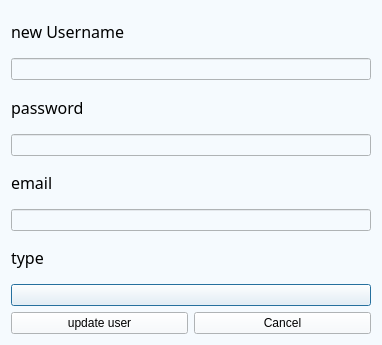
<?xml version="1.0" encoding="UTF-8"?>
<ui version="4.0">
 <class>Dialog_UpdateUser</class>
 <widget class="QDialog" name="Dialog_UpdateUser">
  <property name="geometry">
   <rect>
    <x>0</x>
    <y>0</y>
    <width>382</width>
    <height>345</height>
   </rect>
  </property>
  <property name="windowTitle">
   <string>Dialog</string>
  </property>
  <property name="styleSheet">
   <string notr="true">background-color: rgb(245, 250, 254);</string>
  </property>
  <layout class="QGridLayout" name="gridLayout">
   <item row="0" column="0">
    <layout class="QVBoxLayout" name="verticalLayout">
     <item>
      <widget class="QLabel" name="label_newName">
       <property name="font">
        <font>
         <family>PT Root UI Bold</family>
         <pointsize>12</pointsize>
        </font>
       </property>
       <property name="text">
        <string>new Username</string>
       </property>
      </widget>
     </item>
     <item>
      <widget class="LineEdit" name="LineEdit_newName">
       <property name="styleSheet">
        <string notr="true">LineEdit, TextEdit, PlainTextEdit {
    color: black;
    background-color: rgba(255, 255, 255, 0.7);
    border: 1px solid rgba(0, 0, 0, 13);
    border-bottom: 1px solid rgba(0, 0, 0, 100);
    border-radius: 5px;
    /* font: 14px &quot;Segoe UI&quot;, &quot;Microsoft YaHei&quot;; */
    padding: 0px 10px;
    selection-background-color: #00a7b3;
}

TextEdit,
PlainTextEdit {
    padding: 2px 3px 2px 8px;
}

LineEdit:hover, TextEdit:hover, PlainTextEdit:hover {
    background-color: rgba(249, 249, 249, 0.5);
    border: 1px solid rgba(0, 0, 0, 13);
    border-bottom: 1px solid rgba(0, 0, 0, 100);
}

LineEdit:focus {
    border-bottom: 1px solid rgba(0, 0, 0, 13);
    background-color: white;
}

TextEdit:focus,
PlainTextEdit:focus {
    border-bottom: 1px solid #009faa;
    background-color: white;
}

LineEdit:disabled, TextEdit:disabled,
PlainTextEdit:disabled {
    color: rgba(0, 0, 0, 150);
    background-color: rgba(249, 249, 249, 0.3);
    border: 1px solid rgba(0, 0, 0, 13);
    border-bottom: 1px solid rgba(0, 0, 0, 13);
}

#lineEditButton {
    border-radius: 4px;
    margin: 0;
}

#lineEditButton:hover {
    background-color: rgba(0, 0, 0, 9);
}

#lineEditButton:pressed {
    background-color: rgba(0, 0, 0, 6);
}
</string>
       </property>
      </widget>
     </item>
     <item>
      <widget class="QLabel" name="label_password">
       <property name="font">
        <font>
         <family>PT Root UI Bold</family>
         <pointsize>12</pointsize>
        </font>
       </property>
       <property name="text">
        <string>password</string>
       </property>
      </widget>
     </item>
     <item>
      <widget class="LineEdit" name="LineEdit_password">
       <property name="styleSheet">
        <string notr="true">LineEdit, TextEdit, PlainTextEdit {
    color: black;
    background-color: rgba(255, 255, 255, 0.7);
    border: 1px solid rgba(0, 0, 0, 13);
    border-bottom: 1px solid rgba(0, 0, 0, 100);
    border-radius: 5px;
    /* font: 14px &quot;Segoe UI&quot;, &quot;Microsoft YaHei&quot;; */
    padding: 0px 10px;
    selection-background-color: #00a7b3;
}

TextEdit,
PlainTextEdit {
    padding: 2px 3px 2px 8px;
}

LineEdit:hover, TextEdit:hover, PlainTextEdit:hover {
    background-color: rgba(249, 249, 249, 0.5);
    border: 1px solid rgba(0, 0, 0, 13);
    border-bottom: 1px solid rgba(0, 0, 0, 100);
}

LineEdit:focus {
    border-bottom: 1px solid rgba(0, 0, 0, 13);
    background-color: white;
}

TextEdit:focus,
PlainTextEdit:focus {
    border-bottom: 1px solid #009faa;
    background-color: white;
}

LineEdit:disabled, TextEdit:disabled,
PlainTextEdit:disabled {
    color: rgba(0, 0, 0, 150);
    background-color: rgba(249, 249, 249, 0.3);
    border: 1px solid rgba(0, 0, 0, 13);
    border-bottom: 1px solid rgba(0, 0, 0, 13);
}

#lineEditButton {
    border-radius: 4px;
    margin: 0;
}

#lineEditButton:hover {
    background-color: rgba(0, 0, 0, 9);
}

#lineEditButton:pressed {
    background-color: rgba(0, 0, 0, 6);
}
</string>
       </property>
      </widget>
     </item>
     <item>
      <widget class="QLabel" name="label_email">
       <property name="font">
        <font>
         <family>PT Root UI Bold</family>
         <pointsize>12</pointsize>
        </font>
       </property>
       <property name="text">
        <string>email</string>
       </property>
      </widget>
     </item>
     <item>
      <widget class="LineEdit" name="LineEdit_email">
       <property name="styleSheet">
        <string notr="true">LineEdit, TextEdit, PlainTextEdit {
    color: black;
    background-color: rgba(255, 255, 255, 0.7);
    border: 1px solid rgba(0, 0, 0, 13);
    border-bottom: 1px solid rgba(0, 0, 0, 100);
    border-radius: 5px;
    /* font: 14px &quot;Segoe UI&quot;, &quot;Microsoft YaHei&quot;; */
    padding: 0px 10px;
    selection-background-color: #00a7b3;
}

TextEdit,
PlainTextEdit {
    padding: 2px 3px 2px 8px;
}

LineEdit:hover, TextEdit:hover, PlainTextEdit:hover {
    background-color: rgba(249, 249, 249, 0.5);
    border: 1px solid rgba(0, 0, 0, 13);
    border-bottom: 1px solid rgba(0, 0, 0, 100);
}

LineEdit:focus {
    border-bottom: 1px solid rgba(0, 0, 0, 13);
    background-color: white;
}

TextEdit:focus,
PlainTextEdit:focus {
    border-bottom: 1px solid #009faa;
    background-color: white;
}

LineEdit:disabled, TextEdit:disabled,
PlainTextEdit:disabled {
    color: rgba(0, 0, 0, 150);
    background-color: rgba(249, 249, 249, 0.3);
    border: 1px solid rgba(0, 0, 0, 13);
    border-bottom: 1px solid rgba(0, 0, 0, 13);
}

#lineEditButton {
    border-radius: 4px;
    margin: 0;
}

#lineEditButton:hover {
    background-color: rgba(0, 0, 0, 9);
}

#lineEditButton:pressed {
    background-color: rgba(0, 0, 0, 6);
}
</string>
       </property>
      </widget>
     </item>
     <item>
      <widget class="QLabel" name="label_type">
       <property name="font">
        <font>
         <family>PT Root UI Bold</family>
         <pointsize>12</pointsize>
        </font>
       </property>
       <property name="text">
        <string>type</string>
       </property>
      </widget>
     </item>
     <item>
      <widget class="ComboBox" name="ComboBox_type"/>
     </item>
    </layout>
   </item>
   <item row="1" column="0">
    <layout class="QHBoxLayout" name="horizontalLayout">
     <item>
      <widget class="FilledPushButton" name="PushButton_update">
       <property name="styleSheet">
        <string notr="true">OutlinedPushButtonBase,
OutlinedToolButtonBase {
    background-color: transparent;
    border: 1px solid transparent;
    padding: 6px 10px 6px 10px;
    color: black;
    outline: none;
}

OutlinedToolButtonBase {
    padding: 8px 9px 9px 8px;
}

OutlinedPushButtonBase:pressed {
    color: rgba(0, 0, 0, 0.63);
}

OutlinedPushButtonBase:disabled {
    color: rgba(0, 0, 0, 0.36);
}

OutlinedPushButtonBase[hasIcon=false] {
    padding: 6px 10px 6px 10px;
}

OutlinedPushButtonBase[hasIcon=true] {
    padding: 6px 10px 6px 26px;
}

OutlinedPushButtonBase:checked {
    color: white;
}

OutlinedPushButtonBase:checked:pressed {
    color: rgba(255, 255, 255, 0.63);
}

OutlinedPushButton:checked,
OutlinedPushButton:checked:pressed {
    color: #009faa;
}

Chip[isClosable=true][hasIcon=false] {
    padding: 5px 32px 5px 10px;
}

Chip[isClosable=true][hasIcon=true] {
    padding: 5px 32px 5px 33px;
}

Chip[isClosable=false][hasIcon=false] {
    padding: 5px 10px 5px 10px;
}

Chip[isClosable=false][hasIcon=true] {
    padding: 5px 10px 5px 33px;
}

FilledPushButton[hasIcon=false] {
    padding: 5px 12px 6px 12px;
}

FilledPushButton[hasIcon=true] {
    padding: 5px 12px 6px 36px;
}

FilledPushButton {
    color: white;
}

FilledToolButton {
    padding: 5px 9px 6px 8px;
}

FilledPushButton:pressed {
    color: rgba(255, 255, 255, 0.786);
}

FilledPushButton:disabled {
    color: rgba(255, 255, 255, 0.36);
}

TextPushButton {
    color: black;
    background: transparent;
    border-radius: 5px;
    padding: 5px 12px 6px 12px;
    outline: none;
    border: none;
}

TextPushButton[hasIcon=false] {
    padding: 5px 12px 6px 12px;
}

TextPushButton[hasIcon=true] {
    padding: 5px 12px 6px 36px;
}

TextPushButton[level=&quot;Error&quot;] {
    color: #cf1010;
}

TextPushButton[level=&quot;Warning&quot;] {
    color: #875101;
}

TextPushButton[level=&quot;Success&quot;] {
    color: #026f02;
}

TextPushButton[level=&quot;Attension&quot;] {
    color: #009faa;
}

TextPushButton:hover{
    background-color: rgba(0, 0, 0, 9);
    color: rgb(0, 0, 0);
}

TextPushButton:pressed {
    background-color: rgba(0, 0, 0, 6);
    color: rgba(0, 0, 0, 0.63);
}

TextPushButton:disabled {
    color: rgba(0, 0, 0, 0.36);
    background-color: transparent;
}

Tag[hasIcon=false] {
    padding: 5px 8px 5px 8px;
}

Tag[hasIcon=true] {
    padding: 5px 8px 5px 31px;
}

RoundPushButton[hasIcon=false] {
    padding: 7px 24px 7px 24px;
}

RoundPushButton[hasIcon=true] {
    padding: 7px 16px 7px 33px;
}</string>
       </property>
       <property name="text">
        <string>update user</string>
       </property>
      </widget>
     </item>
     <item>
      <widget class="PushButton" name="PushButton_cancel">
       <property name="text">
        <string>Cancel</string>
       </property>
      </widget>
     </item>
    </layout>
   </item>
  </layout>
 </widget>
 <customwidgets>
  <customwidget>
   <class>ComboBox</class>
   <extends>QPushButton</extends>
   <header>qfluentwidgets</header>
  </customwidget>
  <customwidget>
   <class>PushButton</class>
   <extends>QPushButton</extends>
   <header>qfluentwidgets</header>
  </customwidget>
  <customwidget>
   <class>FilledPushButton</class>
   <extends>PushButton</extends>
   <header>qfluentwidgetspro</header>
  </customwidget>
  <customwidget>
   <class>LineEdit</class>
   <extends>QLineEdit</extends>
   <header>qfluentwidgets</header>
  </customwidget>
 </customwidgets>
 <resources/>
 <connections/>
</ui>
